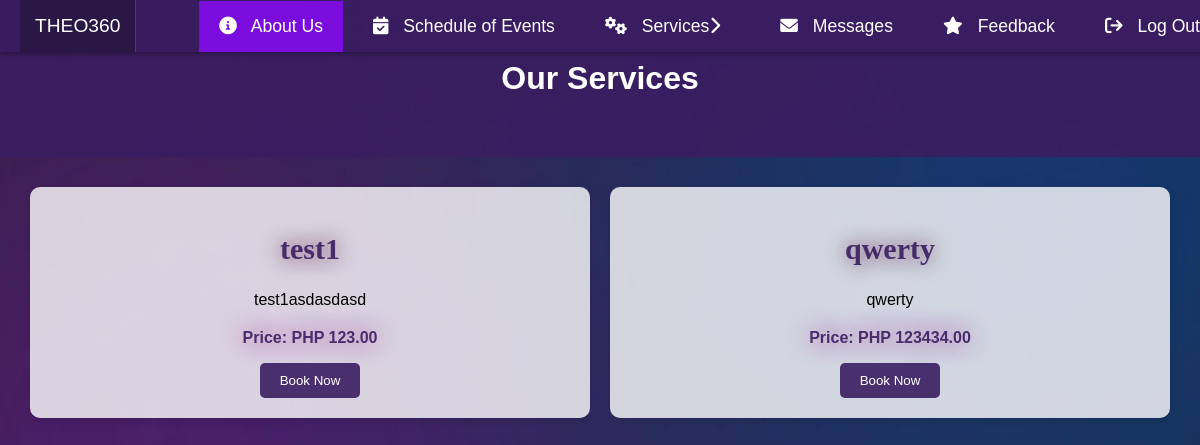
The app's page /services-u.php, older data.
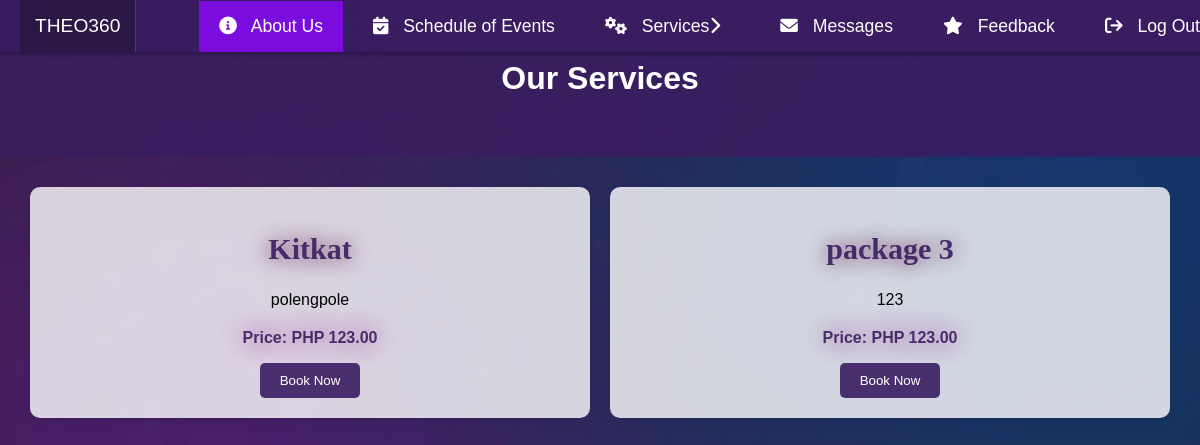
The same page, newer data.
### tables this page shows
CREATE TABLE `services` (
  `service_id` int(11) NOT NULL,
  `service_name` varchar(255) NOT NULL,
  `service_desc` text NOT NULL,
  `service_price` decimal(10,2) NOT NULL
);

### services-u.php (the view, shortened to what this page needs)
<?php
include("classes/database.php");
?>
<!DOCTYPE html>
<html lang="en">
<head>
</head>
<body>
    <?php include("navbar-u.php"); ?>
    <header>
        <h1>Our Services</h1>
    </header>
    <section class="packages">
        <?php
        $stmt = $pdo->query("SELECT * FROM services");
        $services = $stmt->fetchAll(PDO::FETCH_ASSOC);
        foreach($services as $service) {
        ?>
        <div class="package">
            <h2><?php echo htmlspecialchars($service['service_name']); ?></h2>
            <ul>
                <?php $descArray = explode(',', $service['service_desc']); ?>
                <?php foreach ($descArray as $desc) { ?>
                <li><?php echo htmlspecialchars(trim($desc)); ?></li>
                <?php } ?>
            </ul>
            <p class="price">Price: PHP <?php echo htmlspecialchars($service['service_price']); ?></p>
            <a href="book-u.php"><button>Book Now</button></a>
        </div>
        <?php } ?>
    </section>
</body>
</html>

Row changes from the older to the newer data that the page shows:
removed services: service_name "test1", service_desc "test1asdasdasd", service_price "123.00"
removed services: service_name "qwerty", service_desc "qwerty", service_price "123434.00"
added services: service_name "Kitkat", service_desc "polengpole", service_price "123.00"
added services: service_name "package 3", service_desc "123", service_price "123.00"
